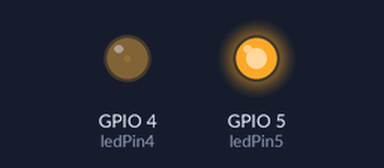
A sketch run on a simulated ESP32. Parts: output pins drawn as LEDs (lit = HIGH). What the sketch prints to the serial monitor is not drawn.

Above: at 0.05 s.
At 0.65 s:
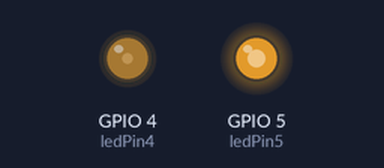
At 1.3 s:
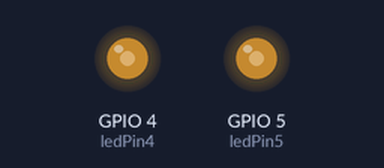
At 2.55 s:
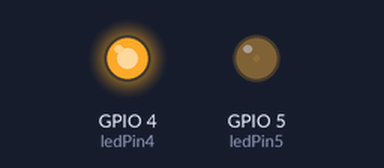
Timing chart, 0 to 5.9 s (numbered marks = the images above):
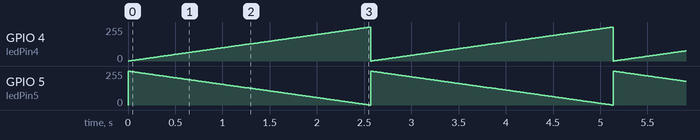

Measured:
- by itself, GPIO 4 (ledPin4): ramps from 0/255 to 255/255 and jumps back, once every 2.6 s
- by itself, GPIO 5 (ledPin5): ramps from 255/255 to 0/255 and jumps back, once every 2.6 s

The sketch:

pwm_alarm.ino
```cpp
// 两路LED引脚（ESP32 PWM引脚4、5）
const int ledPin4 = 4;
const int ledPin5 = 5;

// PWM基础参数：频率5kHz，8位分辨率（0~255占空比）
const int freq = 5000;
const int resolution = 8;

void setup() {
  Serial.begin(115200);
  // 为两个LED分配独立PWM通道
  ledcAttach(ledPin4, freq, resolution);
  ledcAttach(ledPin5, freq, resolution);
  Serial.println("双通道PWM反相渐变警车双闪程序启动");
}

void loop() {
  // 灯4渐亮、灯5同步渐暗（反相关系）
  for(int duty = 0; duty <= 255; duty++){
    ledcWrite(ledPin4, duty);
    ledcWrite(ledPin5, 255 - duty);
    delay(10);
  }

  // 灯4渐暗、灯5同步渐亮
  for(int duty = 255; duty >= 0; duty--){
    ledcWrite(ledPin4, duty);
    ledcWrite(ledPin5, 255 - duty);
  }

  Serial.println("一次完整交替渐变循环结束");
}
```
